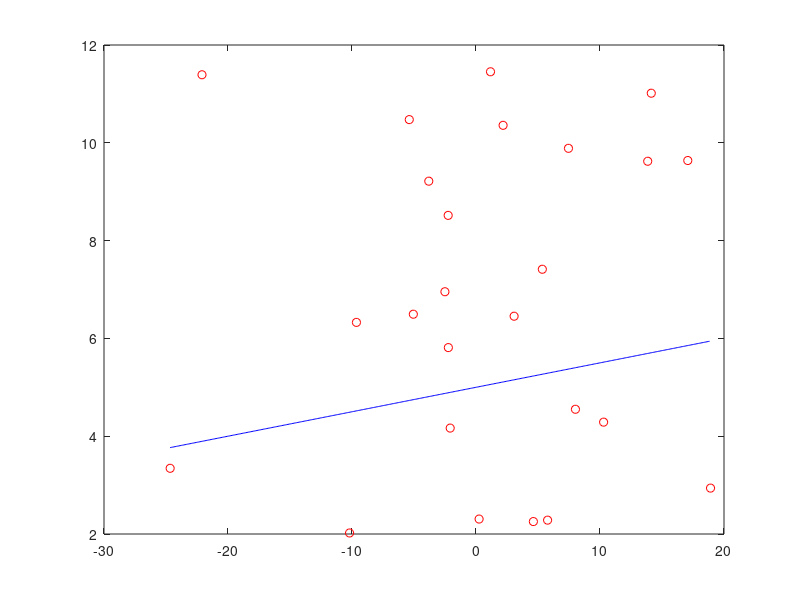
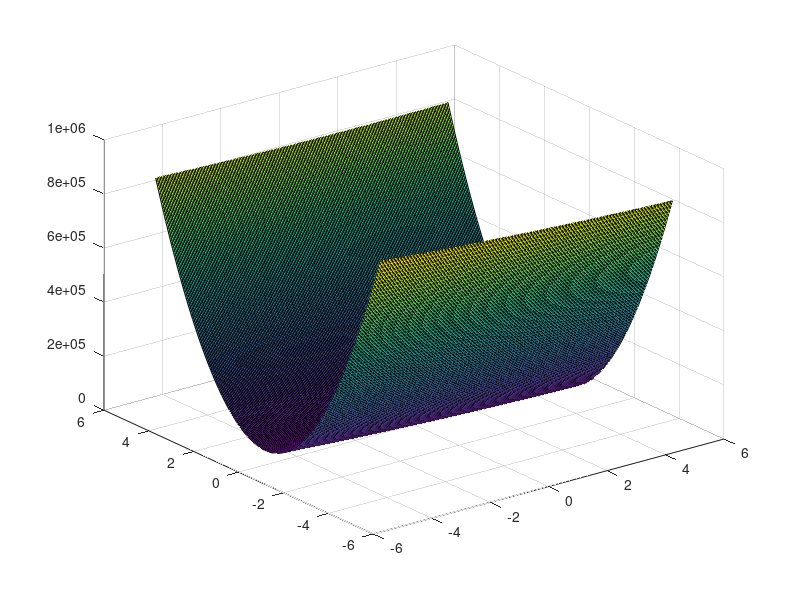

Recreate these plots in MATLAB, in order.
rng(1)

x = 10*randn(1,25) + 2;
y = 10*rand(1,25) + 2;

% Generatate theta0 and theta1 values
[theta1, theta2] = meshgrid(-5:.05:5, -5:.05:5);

J = zeros(size(theta1,1), size(theta1,1));

JF = @(x,y,th1,th2) (1/2*numel(x)) * sum( ((th1 + th2 * x) - y).^2);

for i = 1:size(theta1,1)
	for j = 1:size(theta1,1)
		th1 = theta1(i,j);
		th2 = theta2(i,j);
		J(i,j) = JF(x,y,th1,th2);
	end
end



figure(2)
surf(theta1, theta2, J)

% Finds the coordinates of the minimal element of J
[M, I] = min(J(:));
[I_row, I_col] = ind2sub(size(J), I);

th1 = theta1(I_row, I_col);
th2 = theta2(I_row, I_col);

fprintf('The smallest value occurs at (%d, %d) with value %d\n', th1, th2, M);

xP = min(x):.1:max(x);
yP = th1 + xP * th2;

figure(1)
plot(x, y, 'ro', xP, yP, 'b-')